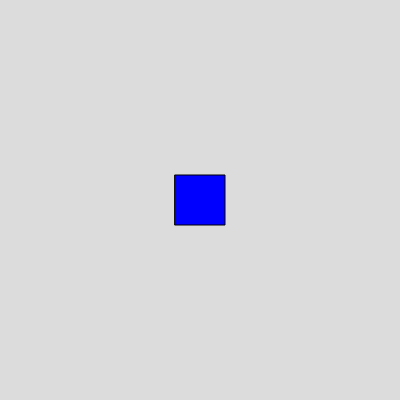
Frame 1 (no input)
Frame 60 (no input): identical to frame 1, image omitted
Frame 120 (the mouse pressed at the canvas centre since frame 60): identical to frame 1, image omitted

The p5.js sketch that drew this single still picture (run headless with seeded random() and noise() and a simulated clock; from frame 60 on, the mouse is pressed at the canvas centre):

// p5.js sketch
// ── sketch.js
function setup() {
  createCanvas(400, 400);
}

function draw() {
  background(220);
  

  rectMode(CENTER);
  fill(0,0,255);
  rect(width/2,height/2,50,50);
}

// ── Calida.js
class Calida {
    constructor(x,y,r,g,b){
        this.x = x;
        this.y = y;
        this.r = r;
        this.g= g;
        this.b = b;

    }
    

    mostrar(){
        fill(this.r,this.g,this.b);
        ellipse(this.x,this.y,50,50);
    }
    
}
// ── Calidad1_5.js
class Calidad1_5 {

        constructor(x,y,r,g,b){
            this.x = x;
            this.y = y;
            this.r = r;
            this.g= g;
            this.b = b;
    
        }
        
    
        mostrar(){
            fill(this.r,this.g,this.b);
            rect(this.x,this.y,50,50);
        }
    
    
}
